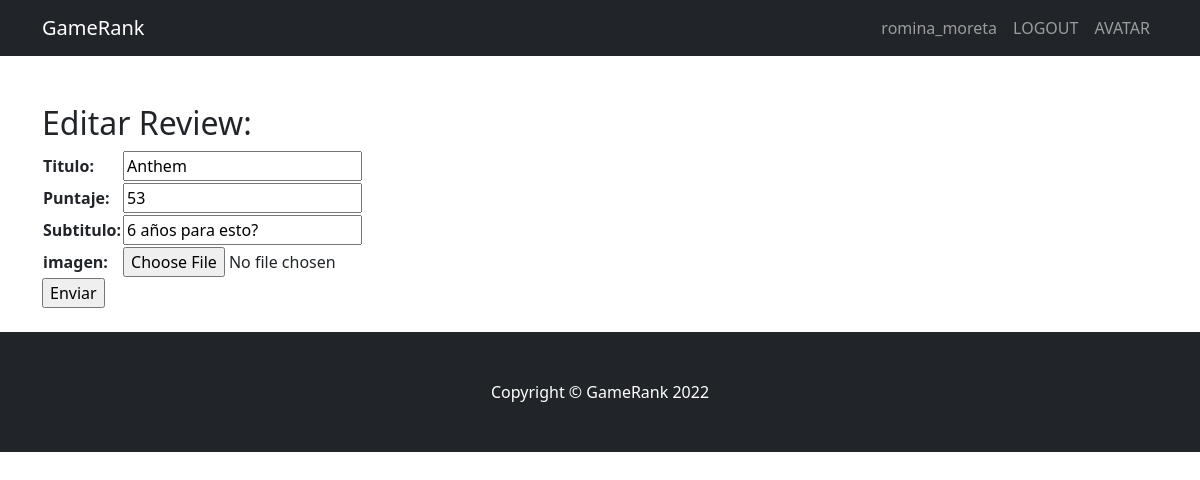
/posteos/editar_posteo/20 (signed in), run on the app's committed database.
### posteos/models.py (models this page shows, shortened)
class Posteo(models.Model):
    titulo = models.CharField(max_length=200) # , unique=True
    subtitulo = models.CharField(max_length=200)
    user = models.ForeignKey(User, on_delete=models.CASCADE)
    puntaje = models.IntegerField()
    actualizado = models.DateTimeField()
    contenido = RichTextUploadingField()
    creado = models.DateTimeField()
    imagen = models.ImageField(upload_to='imagenes')
    class Meta:
        ordering = ['-creado']

### posteos/views.py (the view)
# urls.py: path('editar_posteo/<id>', editar_posteo, name='editar_posteo'),
@login_required
def editar_posteo(request, id):
    posteo = Posteo.objects.get(id=id)
    if request.method == 'POST':
        mi_formulario = PosteoForm(request.POST, request.FILES)
        if mi_formulario.is_valid():
            informacion = mi_formulario.cleaned_data
            posteo.titulo = informacion['titulo']
            posteo.puntaje = informacion['puntaje']
            posteo.subtitulo = informacion['subtitulo']
            posteo.contenido = informacion['contenido']
            posteo.actualizado = datetime.datetime.now()
            posteo.imagen = informacion['imagen']
            posteo.save()
            return render(request, "posteos/posteo_detallado.html", {'posteo':posteo,
                                                                     'mensaje':'Review editado exitosamente!!!',
                                                                     'avatar':obtener_avatar(request),
                                                                     'usuarios':obtener_usuarios(),
                                                                     'receptores':obtener_receptores(request)})
    else:
        mi_formulario = PosteoForm(initial={'titulo':posteo.titulo,
                                            'puntaje':posteo.puntaje,
                                            'subtitulo':posteo.subtitulo,
                                            'contenido':posteo.contenido})
    return render(request, "posteos/editar_posteo.html", {'mi_formulario':mi_formulario,
                                                          'posteo':posteo,
                                                          'avatar':obtener_avatar(request)})

### posteos/forms.py
class PosteoForm(forms.Form):
    titulo = forms.CharField(max_length=200)
    puntaje = forms.IntegerField()
    subtitulo = forms.CharField(max_length=200)
    imagen = forms.ImageField(label="imagen")
    contenido = RichTextUploadingFormField()

### usuarios/views.py (called while the page is built)
def obtener_avatar(request):
    if request.user.is_authenticated:
        lista = Avatar.objects.filter(user=request.user)
        if len(lista)!=0:
            imagen = lista[0].imagen.url
        else:
            imagen = "/media/avatares/default.png"
    else:
        imagen = "/media/avatares/default.png"
    return imagen

### posteos/templates/posteos/editar_posteo.html (shortened to what this page needs)
{% extends "usuarios/padre_2.html" %}
{% load static %}
{% block primero %}
<h2>Editar Review:</h2>
<form action="{% url 'editar_posteo' posteo.id %}" method="POST" enctype="multipart/form-data"> {% csrf_token %}
    <table>
        {{ mi_formulario }}
    </table>
    <input type="submit" value="Enviar">
</form>
<br>
{% endblock %}

### usuarios/templates/usuarios/padre_2.html (shortened to what this page needs)
<!DOCTYPE html>
<html lang="en">
    <head>
        {% load static %}
        <link href="{% static 'usuarios/css/styles.css' %}" rel="stylesheet" />
    </head>
    <body>
        <nav class="navbar navbar-expand-lg navbar-dark bg-dark">
            <div class="container">
                <a class="navbar-brand" href="{% url 'inicio' %}">GameRank</a>
                <div class="collapse navbar-collapse" id="navbarSupportedContent">
                    <ul class="navbar-nav ms-auto mb-2 mb-lg-0">
                        {% if user.is_authenticated %}
                        <li class="nav-item"><a class="nav-link" href="{% url 'editar_perfil' %}">{{user.username}}</a></li>
                        <li class="nav-item"><a class="nav-link" href="{% url 'logout' %}">LOGOUT</a></li>
                        <li class="nav-item"><a class="nav-link" href="{% url 'add_avatar' %}">AVATAR</a></li>
                        {% else %}
                        <li class="nav-item"><a class="nav-link" href="{% url 'login' %}">LOGIN</a></li>
                        <li class="nav-item"><a class="nav-link" href="{% url 'register' %}">REGISTER</a></li>
                        {% endif %}
                    </ul>
                </div>
            </div>
        </nav>
        <div class="container mt-5">
            <div class="row">
                <div class="col-lg-8">
                    {% block primero %}
                    {% endblock %}
                </div>
            </div>
        </div>
        <footer class="py-5 bg-dark">
            <div class="container"><p class="m-0 text-center text-white">Copyright &copy; GameRank 2022</p></div>
        </footer>
    </body>
</html>

### data on the page
Posteo: titulo "Anthem", puntaje "53", subtitulo "6 años para esto?"

### other printed values
{{ user.username }} "romina_moreta"
